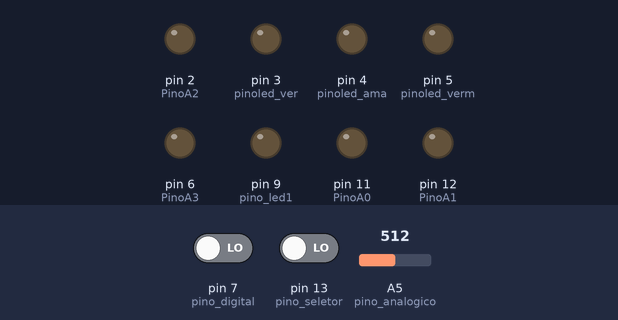
This sketch was run on a simulated Arduino Uno, built with avr-gcc and run on an emulated ATmega328P. Shown: output pins drawn as LEDs (lit = HIGH). Dashed ring = blinking. The inputs (shaded band) are chosen by the test bench; at power-on: pin 7 (pino_digital) LOW, pin 13 (pino_seletor) LOW, A5 (pino_analogico) = 512. What the sketch prints to the serial monitor is not drawn.

Above: at 1.2 s.
1.3 s: pin 7 (pino_digital) driven HIGH
At 4.0 s:
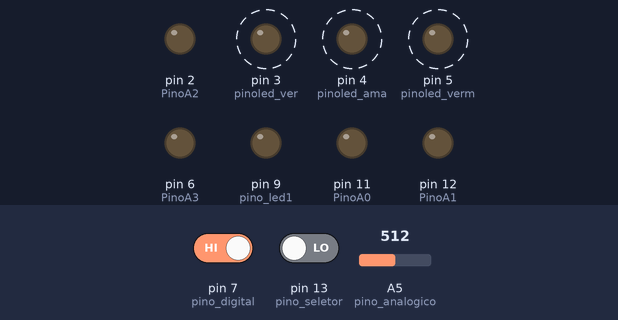
4.3 s: pin 13 (pino_seletor) driven HIGH
At 6.8 s:
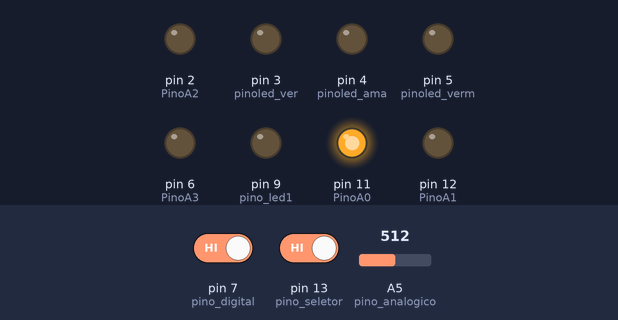
7.3 s: pin 13 (pino_seletor) driven LOW
10.3 s: A5 (pino_analogico) set to 330
At 13.1 s:
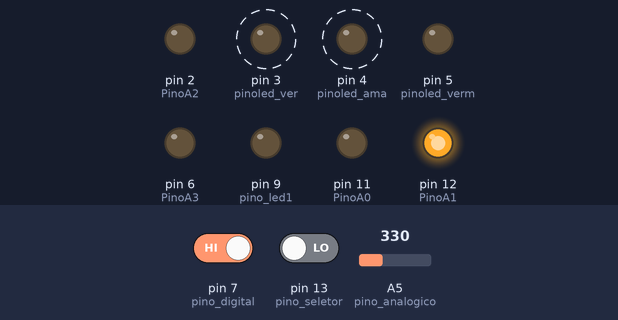
13.3 s: pin 13 (pino_seletor) driven HIGH
At 16.1 s:
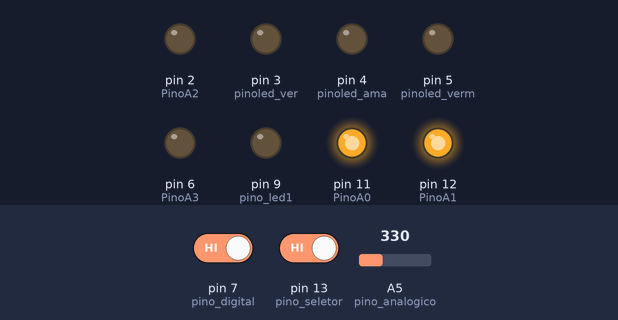
16.3 s: pin 13 (pino_seletor) driven LOW
At 18.2 s:
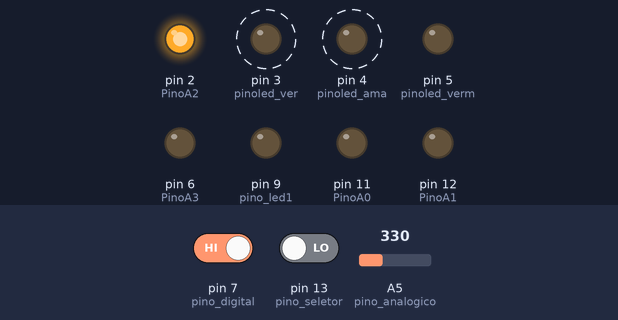
Timing chart, 0 to 20.3 s (numbered marks = the images above; inputs shaded):
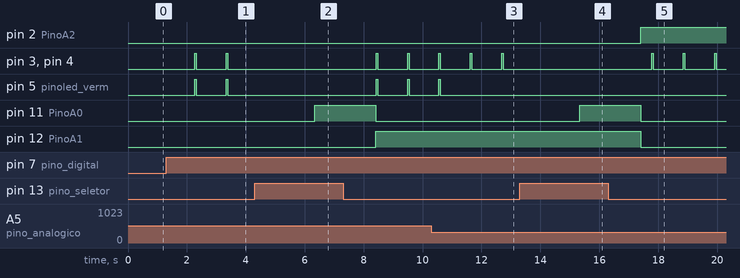

The sketch:

zero_to_hero_integrado.ino
```cpp
//Programa: Sensor de som KY-038
//Autor: Arduino e Cia

#define PinoA0 11
#define PinoA1 12
#define PinoA2 2
#define PinoA3 6
#define pino_led1 9
#define pino_led2 10
#define pino_seletor 13
//Definicao pinos leds
int pinoled_ver = 3;
int pinoled_ama = 4;
int pinoled_verm = 5;

//Definicao pinos sensor
int pino_analogico = A5;
int pino_digital = 7;
int valor_A0 = 0;
int valor_D = 0;
int contador = 0;

int leituras[20];
int grupos_status[10];
int grupo_selecionado = 0;

//Criterio de fital
int chegada = 0;
void setup()
{
  Serial.begin(9600);
  Serial.println("Inicio");
  //Define pinos led como saida
  pinMode(pinoled_ver, OUTPUT);
  pinMode(pinoled_ama, OUTPUT);
  pinMode(pinoled_verm, OUTPUT);
  //Define pinos sensor como entrada
  pinMode(pino_analogico, INPUT);
  pinMode(pino_digital, INPUT);
  //Set pino fita
  pinMode(pino_led1, OUTPUT);
  //Set fita 1 desligada
  digitalWrite(pino_led1, LOW);
  digitalWrite(pino_led2, LOW);
  //  Pinos do display
  pinMode(PinoA0, OUTPUT);
  pinMode(PinoA1, OUTPUT);
  pinMode(PinoA2, OUTPUT);
  pinMode(PinoA3, OUTPUT);
  //  Pino Seletor
  pinMode(pino_seletor, INPUT);
  chegada = 0;
}

void loop()
{
  valor_A0 = analogRead(pino_analogico);
  valor_D = digitalRead(pino_digital);
  if (digitalRead(pino_seletor) == HIGH) {
    delay(2000);
    Serial.println("pino seletor acionado");
    selecionaGrupo();
    chegada=0;
  }
      monitor_serial();
  //Condição de promocao de fase.
  chegada += equalizer(valor_D);
  if (chegada == 20) {
    addGrupoStatus(grupo_selecionado);
    setFita(grupo_selecionado);
    Serial.print("1:");
    Serial.println(chegada);
    chegada = 0;
    Serial.print("Limpa:");
    Serial.print(chegada);
    delay(1000);
  }
}

void selecionaGrupo() {
  if (grupo_selecionado > 9) {
    grupo_selecionado = 0;
  }
  else {
    Serial.print("Grupo Selecionado:");
    Serial.println(grupo_selecionado + 1);
    setGrupoDisplay(++grupo_selecionado);
    setFita(grupo_selecionado);
  }
}

void addGrupoStatus(int grupo) {
  if (grupo != 0) {
    grupos_status[grupo] += 1;
  }
  Serial.print("Grupo Status:");
  Serial.println(grupos_status[grupo]);
}

void setFita(int grupo) {
  digitalWrite(pino_led1, LOW);
  digitalWrite(pino_led2, LOW);
  if (grupo != 0) {
    if (grupos_status[grupo] == 1) {
      digitalWrite(pino_led1, HIGH);
      delay(10000);
    }
    if (grupos_status[grupo] == 2) {
      digitalWrite(pino_led1, HIGH);
      digitalWrite(pino_led2, HIGH);
      delay(10000);
    }
  }
}

void monitor_serial() {
  if (valor_D == 1) {
    Serial.print("Saida A0: ");
    Serial.print(valor_A0);
    Serial.print(" Saida D0: ");
    Serial.println(valor_D);
    Serial.print("Chegada:");
    Serial.print(chegada);
  }
}

int equalizer(int digital) {
  int retorno = 0;
  if (digital == 1) {
    float media = 0;
    //    Serial.println("Pino digital ");
    leituras[contador++] = valor_A0 ;
    //    Serial.print("contador: ");
    //    Serial.println(contador);
    //    Serial.print("Leituras: ");
    //    Serial.println(leituras[contador]);
    //    Prospeccao de valores
    if (contador >= 21) {
      contador = 0;
    }
    //    Serial.print("Qtde. Leituras: ");
    //    Serial.println(sizeof(leituras));
    if (contador == 20) {
      float sum = 0;
      media = 0;
      for (int x = 0; x < 20; x++) {
        sum = sum + leituras[x];
      }
      media = sum / (contador - 1);
      //Debug
      //      Serial.print("Media: ");
      //      Serial.println(media);
      //      Serial.print("Milisegundos");
      //      Serial.println(millis());
      //      Serial.print("Soma: ");
      //      Serial.println(sum);
      //      Serial.print("Contador: ");
      //      Serial.println(contador);
    }


    //Intensidade baixa
    if (media > 340.0 && media <= 345.0)
    {
      digitalWrite(pinoled_ver, HIGH);
      digitalWrite(pinoled_ama, LOW);
      digitalWrite(pinoled_verm, LOW);
    }
    //Intensidade media
    if (media > 345 && media <= 348.5)
    {
      digitalWrite(pinoled_ver, HIGH);
      digitalWrite(pinoled_ama, HIGH);
      digitalWrite(pinoled_verm, LOW);
    }
    //Intensidade alta
    if (media > 348.5)
    {
      digitalWrite(pinoled_ver, HIGH);
      digitalWrite(pinoled_ama, HIGH);
      digitalWrite(pinoled_verm, HIGH);
      retorno = 1;
    }

     delay(50);
    //Apaga todos os leds
    digitalWrite(pinoled_ver, LOW);
    digitalWrite(pinoled_ama, LOW);
    digitalWrite(pinoled_verm, LOW);
  }
  return retorno;
}

void setGrupoDisplay(int num)
{
  if (num == 10) {
    Serial.print("Numero: 0 ");
    digitalWrite(PinoA0, LOW);
    digitalWrite(PinoA1, LOW);
    digitalWrite(PinoA2, LOW);
    digitalWrite(PinoA3, LOW);
  }
  if (num == 1) {
    Serial.print("1 ");
    digitalWrite(PinoA0, HIGH);
    digitalWrite(PinoA1, LOW);
    digitalWrite(PinoA2, LOW);
    digitalWrite(PinoA3, LOW);
  }
  if (num == 2) {
    Serial.print("2 ");
    digitalWrite(PinoA0, LOW);
    digitalWrite(PinoA1, HIGH);
    digitalWrite(PinoA2, LOW);
    digitalWrite(PinoA3, LOW);
  }
  if (num == 3) {
    Serial.print("3 ");
    digitalWrite(PinoA0, HIGH);
    digitalWrite(PinoA1, HIGH);
    digitalWrite(PinoA2, LOW);
    digitalWrite(PinoA3, LOW);
  }
  if (num == 4) {
    Serial.print("4 ");
    digitalWrite(PinoA0, LOW);
    digitalWrite(PinoA1, LOW);
    digitalWrite(PinoA2, HIGH);
    digitalWrite(PinoA3, LOW);
  }
  if (num == 5) {
    Serial.print("5 ");
    digitalWrite(PinoA0, HIGH);
    digitalWrite(PinoA1, LOW);
    digitalWrite(PinoA2, HIGH);
    digitalWrite(PinoA3, LOW);
  }
  if (num == 6) {
    Serial.print("6 ");
    digitalWrite(PinoA0, LOW);
    digitalWrite(PinoA1, HIGH);
    digitalWrite(PinoA2, HIGH);
    digitalWrite(PinoA3, LOW);
  }
  if (num == 7) {
    Serial.print("7 ");
    digitalWrite(PinoA0, HIGH);
    digitalWrite(PinoA1, HIGH);
    digitalWrite(PinoA2, HIGH);
    digitalWrite(PinoA3, LOW);
  }
  if (num == 8) {
    Serial.print("8 ");
    digitalWrite(PinoA0, LOW);
    digitalWrite(PinoA1, LOW);
    digitalWrite(PinoA2, LOW);
    digitalWrite(PinoA3, HIGH);
  } if (num == 9) {
    Serial.println("9 ");
    digitalWrite(PinoA0, HIGH);
    digitalWrite(PinoA1, LOW);
    digitalWrite(PinoA2, LOW);
    digitalWrite(PinoA3, HIGH);
  }
//  if (num == 10) {
//
//    Serial.println("Limpa o display...");
//    digitalWrite(PinoA0, HIGH);
//    digitalWrite(PinoA1, HIGH);
//    digitalWrite(PinoA2, HIGH);
//    digitalWrite(PinoA3, HIGH);
//  }
}
```

Measured:
- after the input at 1.3 s, pin 3 (pinoled_ver), pin 4 (pinoled_ama), pin 5 (pinoled_verm): alternates HIGH for 0.05 s and LOW for 1.0 s, starting after 0.96 s
- after the input at 4.3 s, pin 3 (pinoled_ver), pin 4 (pinoled_ama), pin 5 (pinoled_verm): stops changing and stays LOW; pin 11 (PinoA0): LOW → HIGH after 2.0 s
- after the input at 10.3 s, pin 5 (pinoled_verm): goes on until 10.6 s, then stays LOW
- after the input at 13.3 s, pin 3 (pinoled_ver), pin 4 (pinoled_ama): stops changing and stays LOW; pin 11 (PinoA0): LOW → HIGH after 2.0 s
- after the input at 16.3 s, pin 3 (pinoled_ver), pin 4 (pinoled_ama): alternates HIGH for 0.05 s and LOW for 1.0 s, starting after 1.5 s; pin 11 (PinoA0): goes on until 17.4 s, then stays LOW
